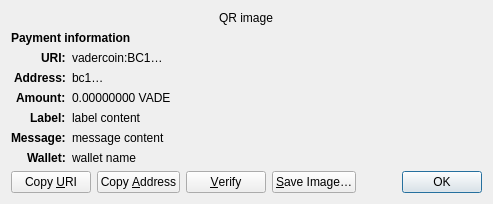
<?xml version="1.0" encoding="UTF-8"?>
<ui version="4.0">
 <class>ReceiveRequestDialog</class>
 <widget class="QDialog" name="ReceiveRequestDialog">
  <property name="geometry">
   <rect>
    <x>0</x>
    <y>0</y>
    <width>413</width>
    <height>229</height>
   </rect>
  </property>
  <property name="windowTitle">
   <string>Request payment to …</string>
  </property>
  <layout class="QGridLayout" name="gridLayout" columnstretch="0,1">
   <property name="sizeConstraint">
    <enum>QLayout::SetFixedSize</enum>
   </property>
   <item row="0" column="0" colspan="2" alignment="Qt::AlignHCenter">
    <widget class="QRImageWidget" name="qr_code">
     <property name="text">
      <string notr="true">QR image</string>
     </property>
     <property name="textInteractionFlags">
      <set>Qt::NoTextInteraction</set>
     </property>
    </widget>
   </item>
   <item row="1" column="0" colspan="2">
    <widget class="QLabel" name="payment_header">
     <property name="font">
      <font>
       <weight>75</weight>
       <bold>true</bold>
      </font>
     </property>
     <property name="text">
      <string>Payment information</string>
     </property>
     <property name="textInteractionFlags">
      <set>Qt::NoTextInteraction</set>
     </property>
    </widget>
   </item>
   <item row="2" column="0" alignment="Qt::AlignRight|Qt::AlignTop">
    <widget class="QLabel" name="uri_tag">
     <property name="font">
      <font>
       <weight>75</weight>
       <bold>true</bold>
      </font>
     </property>
     <property name="text">
      <string notr="true">URI:</string>
     </property>
     <property name="textFormat">
      <enum>Qt::PlainText</enum>
     </property>
     <property name="textInteractionFlags">
      <set>Qt::NoTextInteraction</set>
     </property>
    </widget>
   </item>
   <item row="2" column="1" alignment="Qt::AlignTop">
    <widget class="QLabel" name="uri_content">
     <property name="text">
      <string notr="true">vadercoin:BC1…</string>
     </property>
     <property name="textFormat">
      <enum>Qt::RichText</enum>
     </property>
     <property name="wordWrap">
      <bool>true</bool>
     </property>
     <property name="textInteractionFlags">
      <set>Qt::TextSelectableByMouse</set>
     </property>
    </widget>
   </item>
   <item row="3" column="0" alignment="Qt::AlignRight|Qt::AlignTop">
    <widget class="QLabel" name="address_tag">
     <property name="font">
      <font>
       <weight>75</weight>
       <bold>true</bold>
      </font>
     </property>
     <property name="text">
      <string>Address:</string>
     </property>
     <property name="textInteractionFlags">
      <set>Qt::NoTextInteraction</set>
     </property>
    </widget>
   </item>
   <item row="3" column="1" alignment="Qt::AlignTop">
    <widget class="QLabel" name="address_content">
     <property name="text">
      <string notr="true">bc1…</string>
     </property>
     <property name="textFormat">
      <enum>Qt::PlainText</enum>
     </property>
     <property name="textInteractionFlags">
      <set>Qt::TextSelectableByMouse</set>
     </property>
    </widget>
   </item>
   <item row="4" column="0" alignment="Qt::AlignRight|Qt::AlignTop">
    <widget class="QLabel" name="amount_tag">
     <property name="font">
      <font>
       <weight>75</weight>
       <bold>true</bold>
      </font>
     </property>
     <property name="text">
      <string>Amount:</string>
     </property>
     <property name="textInteractionFlags">
      <set>Qt::NoTextInteraction</set>
     </property>
    </widget>
   </item>
   <item row="4" column="1" alignment="Qt::AlignTop">
    <widget class="QLabel" name="amount_content">
     <property name="text">
      <string notr="true">0.00000000 VADE</string>
     </property>
     <property name="textFormat">
      <enum>Qt::PlainText</enum>
     </property>
     <property name="textInteractionFlags">
      <set>Qt::TextSelectableByMouse</set>
     </property>
    </widget>
   </item>
   <item row="5" column="0" alignment="Qt::AlignRight|Qt::AlignTop">
    <widget class="QLabel" name="label_tag">
     <property name="font">
      <font>
       <weight>75</weight>
       <bold>true</bold>
      </font>
     </property>
     <property name="text">
      <string>Label:</string>
     </property>
     <property name="textInteractionFlags">
      <set>Qt::NoTextInteraction</set>
     </property>
    </widget>
   </item>
   <item row="5" column="1" alignment="Qt::AlignTop">
    <widget class="QLabel" name="label_content">
     <property name="text">
      <string notr="true">label content</string>
     </property>
     <property name="textFormat">
      <enum>Qt::PlainText</enum>
     </property>
     <property name="wordWrap">
      <bool>true</bool>
     </property>
     <property name="textInteractionFlags">
      <set>Qt::TextSelectableByMouse</set>
     </property>
    </widget>
   </item>
   <item row="6" column="0" alignment="Qt::AlignRight|Qt::AlignTop">
    <widget class="QLabel" name="message_tag">
     <property name="font">
      <font>
       <weight>75</weight>
       <bold>true</bold>
      </font>
     </property>
     <property name="text">
      <string>Message:</string>
     </property>
     <property name="textInteractionFlags">
      <set>Qt::NoTextInteraction</set>
     </property>
    </widget>
   </item>
   <item row="6" column="1" alignment="Qt::AlignTop">
    <widget class="QLabel" name="message_content">
     <property name="text">
      <string notr="true">message content</string>
     </property>
     <property name="textFormat">
      <enum>Qt::PlainText</enum>
     </property>
     <property name="wordWrap">
      <bool>true</bool>
     </property>
     <property name="textInteractionFlags">
      <set>Qt::TextSelectableByMouse</set>
     </property>
    </widget>
   </item>
   <item row="7" column="0" alignment="Qt::AlignRight|Qt::AlignTop">
    <widget class="QLabel" name="wallet_tag">
     <property name="font">
      <font>
       <weight>75</weight>
       <bold>true</bold>
      </font>
     </property>
     <property name="text">
      <string>Wallet:</string>
     </property>
     <property name="textInteractionFlags">
      <set>Qt::NoTextInteraction</set>
     </property>
    </widget>
   </item>
   <item row="7" column="1" alignment="Qt::AlignTop">
    <widget class="QLabel" name="wallet_content">
     <property name="text">
      <string notr="true">wallet name</string>
     </property>
     <property name="textFormat">
      <enum>Qt::PlainText</enum>
     </property>
     <property name="wordWrap">
      <bool>true</bool>
     </property>
     <property name="textInteractionFlags">
      <set>Qt::TextSelectableByMouse</set>
     </property>
    </widget>
   </item>
   <item row="8" column="0" colspan="2">
    <layout class="QHBoxLayout" name="horizontalLayout">
     <item>
      <widget class="QPushButton" name="btnCopyURI">
       <property name="text">
        <string>Copy &amp;URI</string>
       </property>
       <property name="autoDefault">
        <bool>false</bool>
       </property>
      </widget>
     </item>
     <item>
      <widget class="QPushButton" name="btnCopyAddress">
       <property name="text">
        <string>Copy &amp;Address</string>
       </property>
       <property name="autoDefault">
        <bool>false</bool>
       </property>
      </widget>
     </item>
     <item>
      <widget class="QPushButton" name="btnVerify">
       <property name="text">
        <string>&amp;Verify</string>
       </property>
       <property name="toolTip">
        <string>Verify this address on e.g. a hardware wallet screen</string>
       </property>
       <property name="autoDefault">
        <bool>false</bool>
       </property>
      </widget>
     </item>
     <item>
      <widget class="QPushButton" name="btnSaveAs">
       <property name="text">
        <string>&amp;Save Image…</string>
       </property>
       <property name="autoDefault">
        <bool>false</bool>
       </property>
      </widget>
     </item>
     <item>
      <spacer name="horizontalSpacer_2">
       <property name="orientation">
        <enum>Qt::Horizontal</enum>
       </property>
       <property name="sizeHint" stdset="0">
        <size>
         <width>40</width>
         <height>20</height>
        </size>
       </property>
      </spacer>
     </item>
     <item>
      <widget class="QDialogButtonBox" name="buttonBox">
       <property name="focusPolicy">
        <enum>Qt::StrongFocus</enum>
       </property>
       <property name="standardButtons">
        <set>QDialogButtonBox::Ok</set>
       </property>
      </widget>
     </item>
    </layout>
   </item>
  </layout>
 </widget>
 <customwidgets>
  <customwidget>
   <class>QRImageWidget</class>
   <extends>QLabel</extends>
   <header>qt/qrimagewidget.h</header>
  </customwidget>
 </customwidgets>
 <tabstops>
  <tabstop>buttonBox</tabstop>
  <tabstop>btnCopyURI</tabstop>
  <tabstop>btnCopyAddress</tabstop>
  <tabstop>btnSaveAs</tabstop>
 </tabstops>
 <resources/>
 <connections>
  <connection>
   <sender>buttonBox</sender>
   <signal>accepted()</signal>
   <receiver>ReceiveRequestDialog</receiver>
   <slot>accept()</slot>
   <hints>
    <hint type="sourcelabel">
     <x>135</x>
     <y>230</y>
    </hint>
    <hint type="destinationlabel">
     <x>135</x>
     <y>126</y>
    </hint>
   </hints>
  </connection>
 </connections>
</ui>
